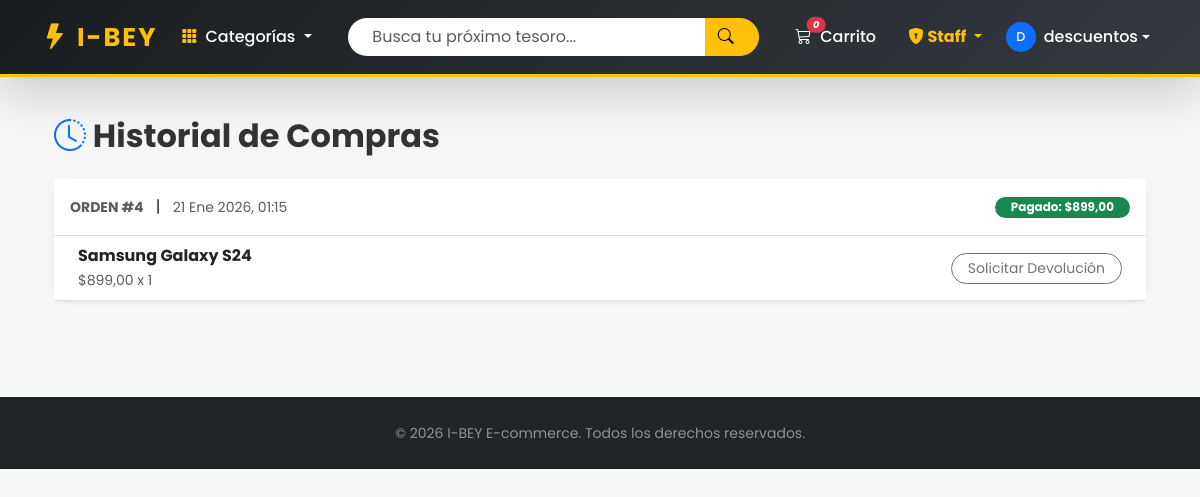
/mis-compras/ (signed in), run on an earlier commit of the app's database.
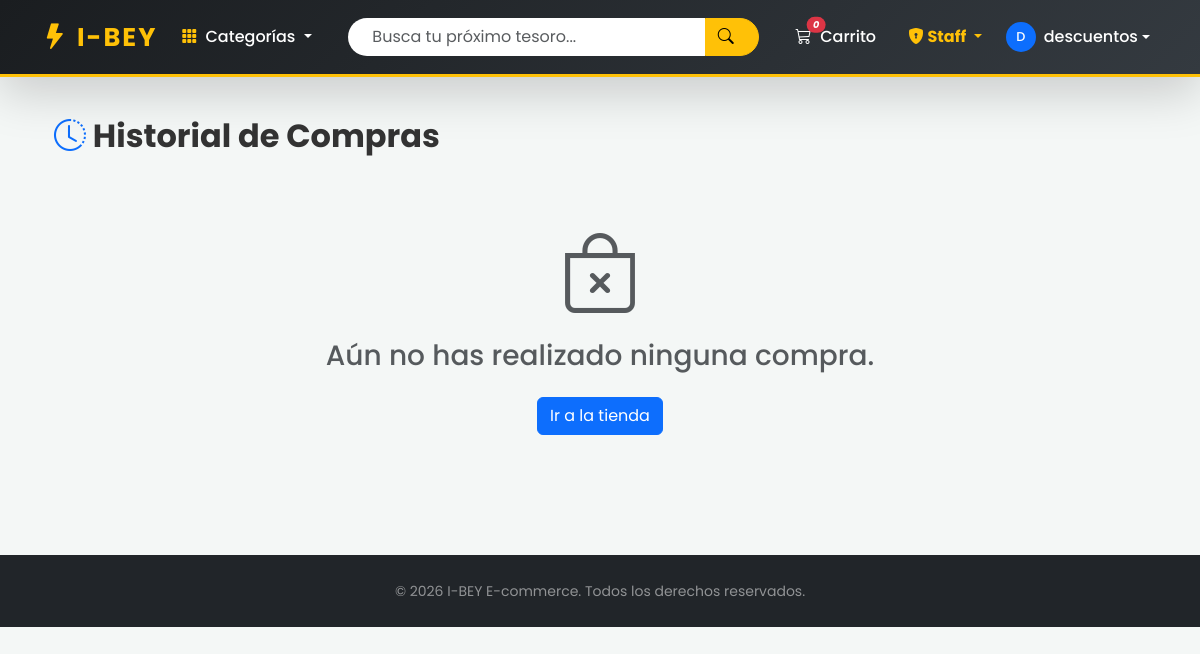
And on a later commit of the database.
### store/models.py (models this page shows, shortened)
class Orden(models.Model):
    usuario = models.ForeignKey(User, on_delete=models.CASCADE, related_name='ordenes')
    fecha = models.DateTimeField(auto_now_add=True)
    total = models.DecimalField(max_digits=10, decimal_places=2)
    pagado = models.BooleanField(default=False)

class DetalleOrden(models.Model):
    orden = models.ForeignKey(Orden, related_name='detalles', on_delete=models.CASCADE)
    producto = models.ForeignKey(Producto, on_delete=models.PROTECT) # Si borran el producto, queda el registro
    cantidad = models.PositiveIntegerField(default=1)
    precio_unitario = models.DecimalField(max_digits=10, decimal_places=2) # Precio al momento de comprar
    devuelto = models.BooleanField(default=False)

class Producto(models.Model):
    categoria = models.ForeignKey(Categoria, related_name='productos', on_delete=models.CASCADE)
    nombre = models.CharField(max_length=200)
    descripcion = models.TextField(blank=True)
    precio = models.DecimalField(max_digits=10, decimal_places=2) # Precio BASE (sin IVA)
    stock = models.PositiveIntegerField(default=0)
    imagen = models.CharField(max_length=500, null=True, blank=True)
    creado = models.DateTimeField(auto_now_add=True)
    descuento_porcentaje = models.IntegerField(default=0, help_text="0 a 100")

### store/views.py (the view)
# urls.py: path('mis-compras/', views.historial_compras, name='historial_compras'),
@login_required
def historial_compras(request):
    ordenes = Orden.objects.filter(usuario=request.user).order_by('-fecha')
    return render(request, 'store/historial.html', {'ordenes': ordenes})

### store/context_processors.py (called while the page is built)
def menu_categorias(request):
    return {'categorias_menu': Categoria.objects.all()}

### store/templates/store/historial.html
{% extends 'store/base.html' %}
{% block content %}
<div class="container animate__animated animate__fadeIn">
    <h2 class="fw-bold mb-4"><i class="bi bi-clock-history text-primary"></i> Historial de Compras</h2>
    {% if ordenes %}
        {% for orden in ordenes %}
        <div class="card border-0 shadow-sm rounded-4 mb-4">
            <div class="card-header bg-white p-3 d-flex justify-content-between align-items-center border-bottom">
                <div>
                    <span class="fw-bold text-uppercase text-muted small">Orden #{{ orden.id }}</span>
                    <span class="mx-2">|</span>
                    <span class="text-muted small">{{ orden.fecha|date:"d M Y, H:i" }}</span>
                </div>
                <span class="badge bg-success rounded-pill px-3">Pagado: ${{ orden.total }}</span>
            </div>
            <div class="card-body p-0">
                <div class="table-responsive">
                    <table class="table mb-0">
                        <tbody>
                            {% for detalle in orden.detalles.all %}
                            <tr>
                                <td class="ps-4 align-middle">
                                    <strong>{{ detalle.producto.nombre }}</strong> <br>
                                    <small class="text-muted">${{ detalle.precio_unitario }} x {{ detalle.cantidad }}</small>
                                </td>
                                <td class="text-end pe-4 align-middle">
                                    {% if detalle.devolucion %}
                                        {% if detalle.devolucion.estado == 'Aprobada' %}
                                            <span class="badge bg-success-subtle text-success border border-success rounded-pill px-3 py-2">
                                                <i class="bi bi-check-circle-fill me-1"></i> Devolución Aceptada
                                            </span>
                                        {% elif detalle.devolucion.estado == 'Rechazada' %}
                                            <div class="text-start d-inline-block" style="max-width: 300px;">
                                                <span class="badge bg-danger-subtle text-danger border border-danger rounded-pill px-3 py-2 mb-2">
                                                    <i class="bi bi-x-circle-fill me-1"></i> Solicitud Rechazada
                                                </span>
                                                <div class="alert alert-danger p-2 mb-0 small lh-sm">
                                                    <strong>Razón:</strong> {{ detalle.devolucion.motivo_rechazo }}
                                                </div>
                                            </div>
                                        {% else %}
                                            <span class="badge bg-warning-subtle text-warning-emphasis border border-warning rounded-pill px-3 py-2">
                                                <i class="bi bi-hourglass-split me-1"></i> Solicitud en Revisión
                                            </span>
                                        {% endif %}
                                    {% else %}
                                        <a href="{% url 'solicitar_devolucion' detalle.id %}" class="btn btn-sm btn-outline-secondary rounded-pill px-3 transition-btn">
                                            Solicitar Devolución
                                        </a>
                                    {% endif %}
                                </td>
                            </tr>
                            {% endfor %}
                        </tbody>
                    </table>
                </div>
            </div>
        </div>
        {% endfor %}
    {% else %}
        <div class="text-center py-5">
            <i class="bi bi-bag-x display-1 text-muted"></i>
            <h3 class="mt-3 text-muted">Aún no has realizado ninguna compra.</h3>
            <a href="{% url 'lista_productos' %}" class="btn btn-primary mt-3">Ir a la tienda</a>
        </div>
    {% endif %}
</div>
{% endblock %}

What changed in the data, as far as the page shows it:
removed Orden: id "4", fecha "21 Ene 2026, 01:15", total "899,00"
removed DetalleOrden: producto.nombre "Samsung Galaxy S24", precio_unitario "899,00", cantidad "1", shows "Solicitar Devolución"
Also different on the page:
text now shown: "Aún no has realizado ninguna compra. Ir a la tienda"
